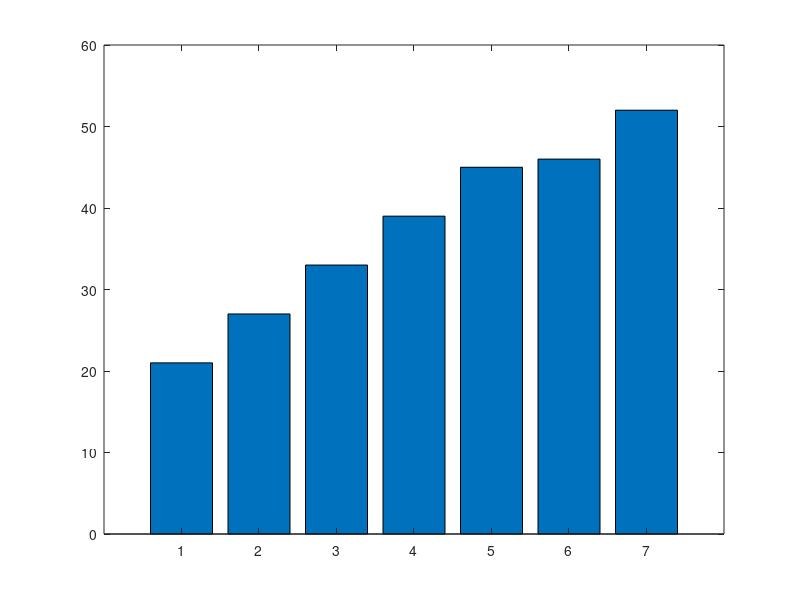

Write the MATLAB code that produced this figure. (Note: this script raises an error after producing the figure.)
% =====================================================
% UTS Matematika Sains Data — Semester Genap 2025/2026
% Soal 1 — Eksplorasi Awal dan Profil Data Transaksi
% ---------------------------------------------------
% Nama : Aina Wanda Rahmaliya
% NIM : 2510514004
% Parameter: N=4,a=0,b=4,k=5,theta0=20,alpha=0,005
% Tanggal: <YYYY-MM-DD>
% =====================================================
clc; clear; close all;
% Parameter personalisasi
N = 4; a = 0; b = 4; K = 5;
theta0 = 20;% derajat
alpha_lr = 0.005;

a = 0;
K = 5;
b = 4;
D = zeros(1, 7); 
for i = 1:7
    D(i) = 20 + (K * i) + mod(a * i, 7) - mod(b * i, 5);
end

%verifikasi pakai fungsi MATLAB
mean_D = mean(D);  
median_D = median(D);  
mode_D = mode(D);  
range_D = range(D);  
std_D = std(D, 1);

%
disp('hasil verifikasi MATLAB:');
disp(['rata-rata (mean): ', num2str(mean_D)]);
disp(['median: ', num2str(median_D)]);
disp(['modus : ', num2str(mode_D)]);
disp(['rentang (range): ', num2str(range_D)]);
disp(['standar deviasi (Standard Deviation): ', num2str(std_D)]);

%diagram batang penjualan per toko dan garis rata-rata
figure;  
bar(D);  
hold on;  
yline(mean_D, 'r', 'garis rata-rata', 'LineWidth', 2);

%label dan judul diagram
xlabel('toko (i)', 'FontSize', 12);
ylabel('penjualan (dalam juta)', 'FontSize', 12);
title('diagram batang penjualan rer toko', 'FontSize', 14);

%menampilkan hasil plot
hold off;
